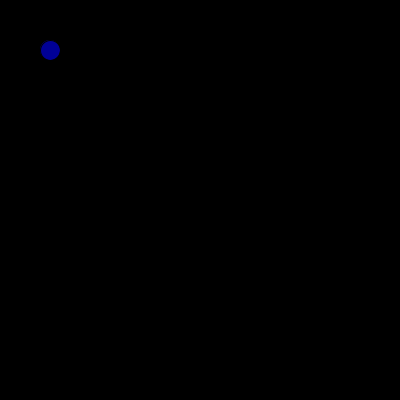
Frame 1 (no input)
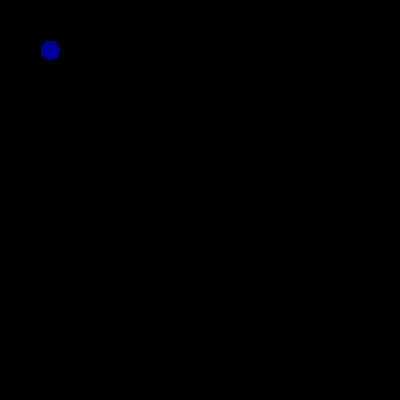
Frame 60 (the mouse pressed at the canvas centre just before this capture)
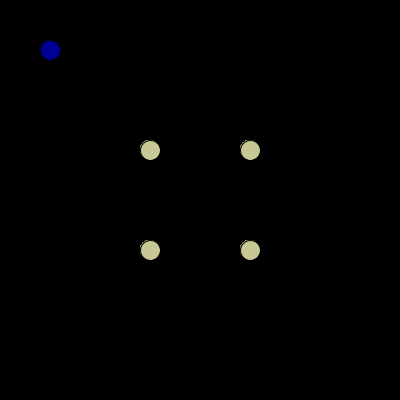
Frame 120 (the mouse held since frame 60 and released just before this capture)

The Processing sketch that drew these frames (run headless with seeded random() and noise(); from frame 60 on, the mouse is pressed at the canvas centre):

// Processing sketch: processing_112547
// ── processing_112547.pde

void setup(){
  size(400,400);
  background(0,0,0);
   
}
   
  void draw(){
    fill(mouseX,mouseY,150);
    ellipse(mouseY+50,mouseX+50,20,20);
    ellipse(mouseY-50,mouseX-50,20,20);
    ellipse(mouseX-50,mouseY+50,20,20);
    ellipse(mouseX+50,mouseY-50,20,20);
   
    }
